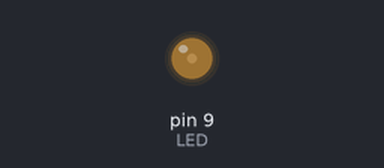
A sketch run on a simulated Arduino Uno, built with avr-gcc and run on an emulated ATmega328P. Parts: output pins drawn as LEDs (lit = HIGH).

Above: at 4.75 s.
At 15.15 s:
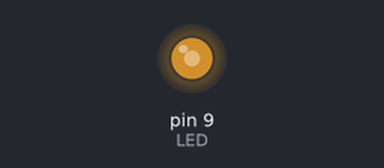
At 25.5 s:
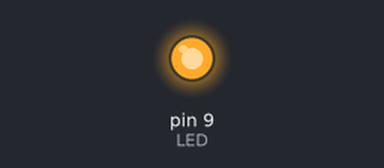
At 26.6 s:
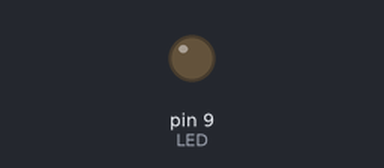
Timing chart, 0 to 40.0 s (numbered marks = the images above):
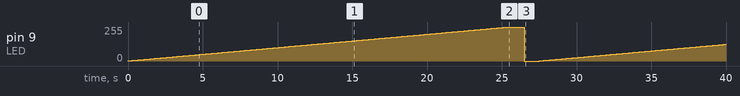

The sketch:

dimmer.ino
```cpp
//LED dimmer

const int LED = 9;
int i = 0;

void setup() {
  pinMode(LED, OUTPUT);
}

void loop() {

  for (i = 1; i < 256; i++){
      analogWrite(LED, i);
      delay(100);
  }
 digitalWrite(LED, HIGH);
 delay(1000);
 digitalWrite(LED, LOW);
 delay(1000);
  //for (i = 255; i > 0; i--) {
 //   analogWrite(LED, i);
 //   delay(10);
 // }
}
```

Measured:
- by itself, pin 9 (LED): 0/255 → 1/255 at 0.00 s, → 2/255 0.10 s later, → 3/255 0.10 s later, → 4/255 0.10 s later, … (381 changes in this stretch)
